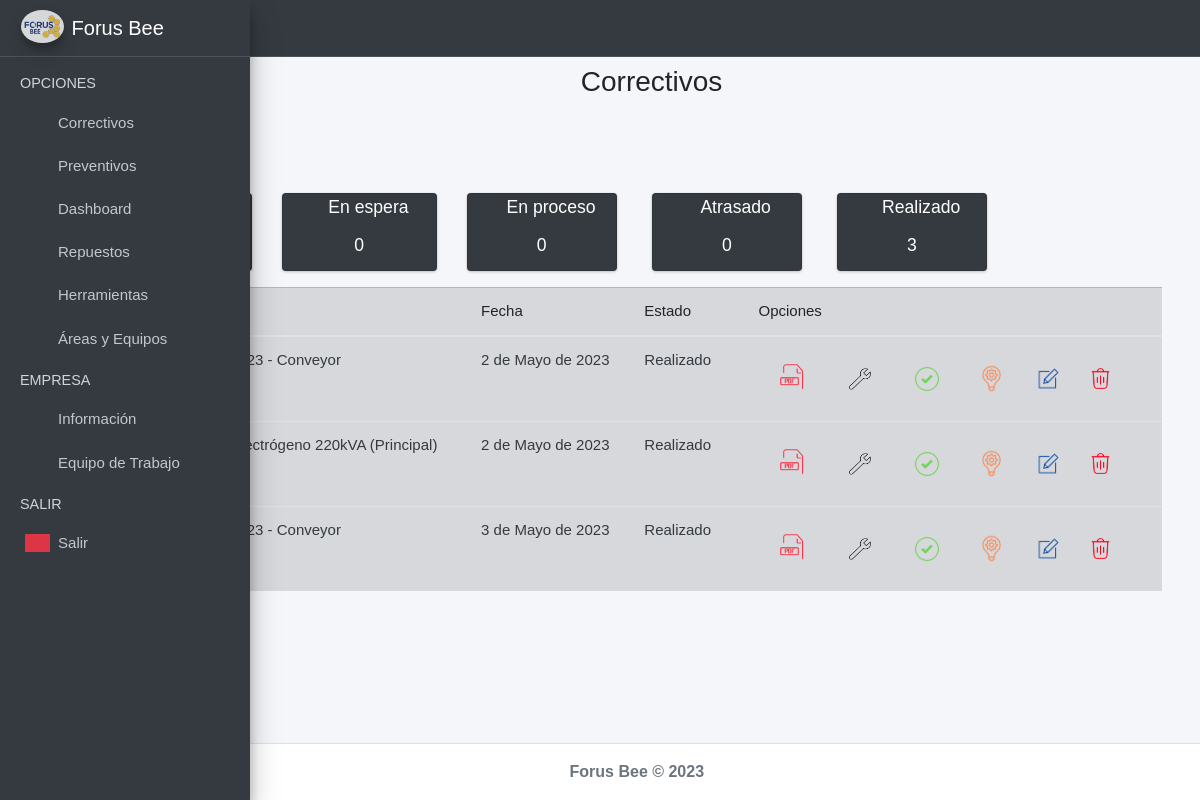
Screenshot of /correctivos/ (signed in) with the database file from the repository.
### index/models.py (models this page shows, shortened)
class Trabajo(models.Model):
    equipo = models.ForeignKey(Equipo, on_delete=models.CASCADE)
    fecha = models.DateField(max_length=255)
    fecha_str = str(fecha)
    actividades = models.TextField(blank=False)
    herramientas = models.TextField(blank=True, null=True)
    solicitadoc = models.ForeignKey(Personal, on_delete=models.SET_NULL , null=True , related_name='solicitadoc')
    responsablec = models.ForeignKey(Personal, on_delete=models.SET_NULL, null=True, related_name='responsablec')
    supervisadoc = models.ForeignKey(Personal, on_delete=models.SET_NULL , null=True, related_name='supervisadoc')
    subtotalpiezas = models.DecimalField(max_digits=13, decimal_places=2, default=0)
    subtotalmo = models.DecimalField(max_digits=13, decimal_places=2, default=0)
    estado = models.CharField(max_length=255, choices = ESTADOS, default='Programado', null=False)
    falla = models.TextField(null=True)
    file = models.FileField(null=True, blank=True)
    created = models.DateTimeField(auto_now=True)
    updated = models.DateTimeField(auto_now_add=True , null=True)
    dif_horas = models.DecimalField(max_digits=20, decimal_places=2, default=0)
    class Meta:
        verbose_name='correctivo'
        verbose_name_plural = 'correctivos'

class Equipo (models.Model):
    area = models.ForeignKey(Area, on_delete=models.CASCADE)
    codigo = models.CharField(max_length=255, null=True, blank = True)
    descripcion =  models.CharField(max_length=255, unique=True, null=False)
    imagen = ResizedImageField(size=[400, 300], upload_to='equipos', blank=True, null=True)
    created = models.DateTimeField(auto_now_add=True)
    updated = models.DateTimeField(auto_now_add=True)
    class Meta:
        verbose_name='equipo'
        verbose_name_plural = 'equipos'
    def __str__(self):
        return self.descripcion

### index/views.py (the view)
# urls.py: path('correctivos/', views.correctivos_view, name='Index'),
@login_required(login_url='Login')
def correctivos_view(request):
    form_add = TrabajoForm()
    form_editar = EditarTrabajoForm()
    form_historial = HistorialTrabajoForm()
    correctivos = Trabajo.objects.all()
    num_programado = len(Trabajo.objects.filter(estado="Programado"))
    num_espera = len(Trabajo.objects.filter(estado="En espera"))
    num_proceso = len(Trabajo.objects.filter(estado="En proceso"))
    num_atrasado = len(Trabajo.objects.filter(estado="Atrasado"))
    num_realizado = len(Trabajo.objects.filter(estado="Realizado"))
    herramientas = Herramienta.objects.all()
    context = {
        'form_add': form_add,
        'num_programado': num_programado,
        'num_espera': num_espera,
        'num_proceso': num_proceso,
        'num_atrasado': num_atrasado,
        'num_realizado': num_realizado,
        'correctivos': correctivos,
        'form_editar': form_editar,
        'form_historial': form_historial,
        'herramientas': herramientas
    }
    return render(request, 'correctivos.html', context)

### index/models.py (called while the page is built)
    def __str__(self):
        return self.nombre

### index/templates/correctivos.html (shortened to what this page needs)
{% extends "base.html" %}
{% load static %}
{% load widget_tweaks %}
{% block content %}
<div class="row">
    <div class="col-md-12 text-center mt-2">
        <h3 class="text-center"><i class="nav-icon fas fa-tachometer-alt text-secondary"></i> Correctivos </h3>
    </div>
    <div class="col-md-4">
        <a class="btn btn-success ml-2 mb-5 border border-dark" href="#AgregarOrdenModal" data-toggle="modal"
            data-dismiss="modal">
        </a>
    </div>
</div>
<div class="marca">
    <div class="row">
        <div class="col-md-2 text-center">
            <div class="card text-white bg-dark text-center" style="max-width: 155px;">
                <p class="card-title">
                </p>
                <p class="card-title">
                </p>
            </div>
        </div>
        <div class="col-md-2 text-center">
            <div class="card text-white bg-dark text-center" style="max-width: 155px;">
                <p class="card-title">
                    <i class="fas fa-exclamation-triangle text-warning"></i> En espera
                </p>
                <p class="card-title">
                    {{num_espera}}
                </p>
            </div>
        </div>
        <div class="col-md-2 text-center">
            <div class="card text-white bg-dark text-center" style="max-width: 150px;">
                <p class="card-title">
                    <i class="fas fa-arrow-circle-right text-white"></i> En proceso
                </p>
                <p class="card-title">
                    {{num_proceso}}
                </p>
            </div>
        </div>
        <div class="col-md-2 text-center">
            <div class="card text-white bg-dark text-center" style="max-width: 150px;">
                <p class="card-title">
                    <i class="fas fa-exclamation-triangle text-danger"></i> Atrasado
                </p>
                <p class="card-title">
                    {{num_atrasado}}
                </p>
            </div>
        </div>
        <div class="col-md-2 text-center">
            <div class="card text-white bg-dark text-center" style="max-width: 150px;">
                <p class="card-title">
                    <i class="fas fa-clipboard-check text-success"></i> Realizado
                </p>
                <p class="card-title">
                    {{num_realizado}}
                </p>
            </div>
        </div>
    </div>
</div>
<link rel="stylesheet" href="{% static 'index/css/b4.css' %}">
<div class="col-md-12" style="overflow:scroll">
    <table class="table table-hover table-secondary" id="myTable">
        <thead>
            <tr>
                <th># OT</th>
                <th>Equipo</th>
                <th>Fecha</th>
                <th>Estado</th>
                <th>Opciones</th>
            </tr>
        </thead>
        <tbody class="text-dark">
            {% for i in correctivos %}
            <tr>
                <td>{{i.id}}</td>
                <td>{{i.equipo}}</td>
                <td>{{i.fecha}}</td>
                {% if i.estado == 'Programado' %}
                <td>
                    {{i.estado}}
                    <i class="fas fa-clock text-info"></i>
                </td>
                {% elif i.estado == 'En espera' %}
                <td>
                    {{i.estado}}
                    <i class="fas fa-exclamation-triangle text-warning"></i>
                </td>
                {% elif i.estado == 'En proceso' %}
                <td>
                    {{i.estado}}
                    <i class="fas fa-arrow-circle-right text-dark"></i>
                </td>
                {% elif i.estado == 'Atrasado' %}
                <td>
                    {{i.estado}}
                    <i class="fas fa-exclamation-triangle text-danger"></i>
                </td>
                {% elif i.estado == 'Realizado' %}
                <td>
                    {{i.estado}}
                    <i class="fas fa-clipboard-check text-success"></i>
                </td>
                {% endif %}
                <td>
                    <button class="btn btn-dark-outline btn-sm" title="Ver PDF">
                        <a href="{% url 'ExportPDFCorrectivo' %}{{i.id}}" target="_blank" rel="noopener noreferrer">
                            <img src="{% static 'index/img/pdf.png' %}" alt="Error" width="50">
                        </a>
                    </button>
                    <button onclick="actHerramientas('{{i.id}}')" class="btn btn-dark-outline btn-sm"
                        title="Ver Herramientas">
                        <a href="#HerramientasModal" data-toggle="modal" data-dismiss="modal"> <img
                                src="{% static 'index/img/maintenance.png' %}" alt="Error" width="40"></a>
                    </button>
                    <button
                        onclick="historialCorrectivo('{{i.id}}','{{i.solicitadoc.id}}','{{i.supervisadoc.id}}','{{i.responsablec.id}}','{{i.subtotalpiezas}}', '{{i.subtotalmo}}',document.getElementById('{{i.id}}-fecha').innerHTML)"
                        class="btn btn-dark-outline btn-sm" data-toggle="modal" href="#HistorialModal"
                        title="Realizar"><img src="{% static 'index/img/si.png' %}" alt="Error"
                            width="50"></button>
                    <button class="btn btn-dark-outline btn-sm" title="Ver Repuestos">
                        <a href="{% url 'MCorrectivo' %}{{i.id}}" rel="noopener noreferrer">
                            <img src="{% static 'index/img/entradas.png' %}" alt="Error" width="35">
                        </a>
                    </button>
                    <button
                        onclick="editarCorrectivo('{{i.id}}','{{i.equipo.id}}', document.getElementById('{{i.id}}-fecha').innerHTML ,'{{i.solicitadoc.id}}', '{{i.estado}}','{{i.responsablec.id}}', document.getElementById('{{i.id}}-actividades').innerHTML, '{{i.subtotalmo}}', '{{i.supervisadoc.id}}',document.getElementById('{{i.id}}-falla').innerHTML)"
                        class="btn btn-dark-outline btn-sm" data-toggle="modal" href="#EditarOrdenModal"
                        title="Editar"><img src="{% static 'index/img/editar.png' %}" alt="Error" width="35"></button>
                    <button onclick="eliminarCorrectivo('{{i.id}}')" class="btn btn-dark-outline btn-sm"
                        data-toggle="modal" href="#EliminarOrdenModal" title="Eliminar"><img
                            src="{% static 'index/img/delete.png' %}" alt="Error" width="25"></button>
                </td>
            </tr>
            {% endfor %}
        </tbody>
    </table>
</div>
{% endblock %}

### index/static/index/css/main.css (style rules this page uses)
table, th, td { font-weight: 100; font-size:15px; }
body { font-family: Arial, Helvetica, sans-serif !important; background: #fff url('../img/robo1.jpg'); background-size: cover; background-position: center; background-attachment: fixed; background-repeat: no-repeat; background-blend-mode: hard-light; }

### rows the page displays
Trabajo: equipo "Estación 23 - Conveyor", fecha "2 de Mayo de 2023", estado "Realizado"
Trabajo: equipo "Grupo Electrógeno 220kVA (Principal)", fecha "2 de Mayo de 2023", estado "Realizado"
Trabajo: equipo "Estación 23 - Conveyor", fecha "3 de Mayo de 2023", estado "Realizado"

### other values shown
{{ num_espera }} "0"
{{ num_proceso }} "0"
{{ num_atrasado }} "0"
{{ num_realizado }} "3"
